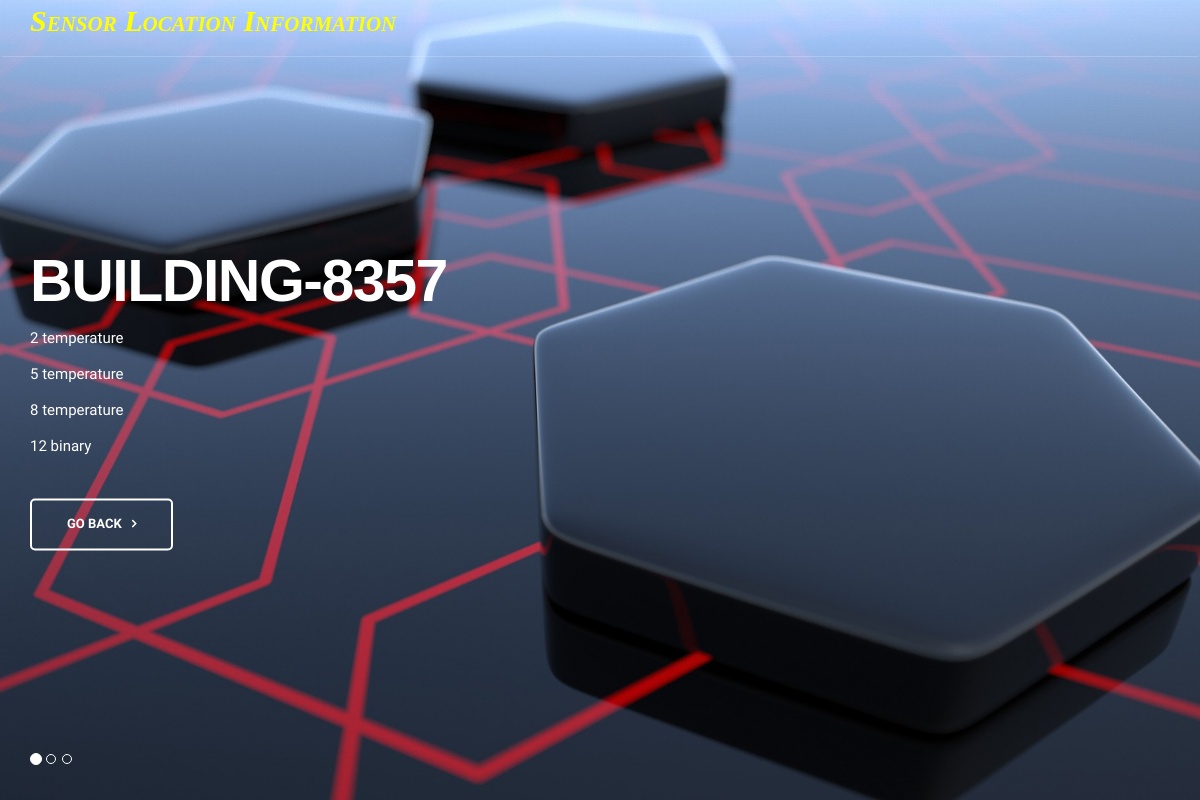
The page /sensors/sensor_locations on the database its author committed.
### sensors/models.py (models this page shows)
class sensor_info(models.Model):
    sname= models.CharField(max_length=50)
    stype= models.CharField(max_length=50)
    slocation= models.CharField(max_length=50)

### sensors/views.py (the view)
# urls.py: path('sensor_locations', views.sensor_locations, name= 'sensor_locations'),
def sensor_locations(request):
    loc1= sensor_info.objects.filter(slocation__exact= 'Building-8357')
    loc2= sensor_info.objects.filter(slocation__exact= 'Room-634')
    loc3= sensor_info.objects.filter(slocation__exact= 'Room-0464')
    return render(request, "sensor_location.html", {"loc1": loc1, "loc2": loc2, "loc3": loc3})

### templates/sensor_location.html (shortened to what this page needs)
{% load static %}
<!DOCTYPE html>
<html lang="en" class="no-js">
    <head>
		<link href="//netdna.bootstrapcdn.com/font-awesome/4.0.3/css/font-awesome.css" rel="stylesheet">
        <link href="{% static 'vendor2/simple-line-icons/simple-line-icons.min.css' %}" rel="stylesheet" type="text/css"/>
        <link href="{% static 'vendor2/bootstrap/css/bootstrap.min.css' %}" rel="stylesheet" type="text/css"/>
        <link href="{% static 'css/animate.css' %}" rel="stylesheet">
        <link href="{% static 'vendor2/swiper/css/swiper.min.css' %}" rel="stylesheet" type="text/css"/>
        <link href="{% static 'css/layout.min.css' %}" rel="stylesheet" type="text/css"/>
    </head>
    <body id="body" data-spy="scroll" data-target=".header">
          <header class="header navbar-fixed-top">
              <nav class="navbar" role="navigation">
                <div class="container">
                      <div class="menu-container js_nav-item">
                        <p class="b"><font color= "yellow" >Sensor Location Information</font></p>
                    </div>
                </div>
            </nav>
			</header>
        <div id="carousel-example-generic" class="carousel slide" data-ride="carousel">
            <div class="container">
                <ol class="carousel-indicators">
                    <li data-target="#carousel-example-generic" data-slide-to="0" class="active"></li>
                    <li data-target="#carousel-example-generic" data-slide-to="1"></li>
                    <li data-target="#carousel-example-generic" data-slide-to="2"></li>
                </ol>
            </div>
            <div class="carousel-inner" role="listbox">
                <div class="item active">
                    <div class="container">
                        <div class="carousel-centered">
                            <div class="margin-b-40">
                                <h1 class="carousel-title">Building-8357</h1>
                                {% for value in loc1 %}
                                <p class="color-white">{{value.id}}  {{value.stype}} <br></p>
                                {% endfor %}
                            </div>
                            <a href="developer_profile" class="btn-theme btn-theme-sm btn-white-brd text-uppercase">GO BACK</a>
                        </div>
                    </div>
                </div>
            </div>
        </div>
    </body>
</html>

### templates/sensor_location.html (style rules this page uses)
p.b { font: italic small-caps bold 30px/40px georgia,garamond,serif; }

### rows shown on the page
sensor_info: id "2", stype "temperature"
sensor_info: id "5", stype "temperature"
sensor_info: id "8", stype "temperature"
sensor_info: id "12", stype "binary"
